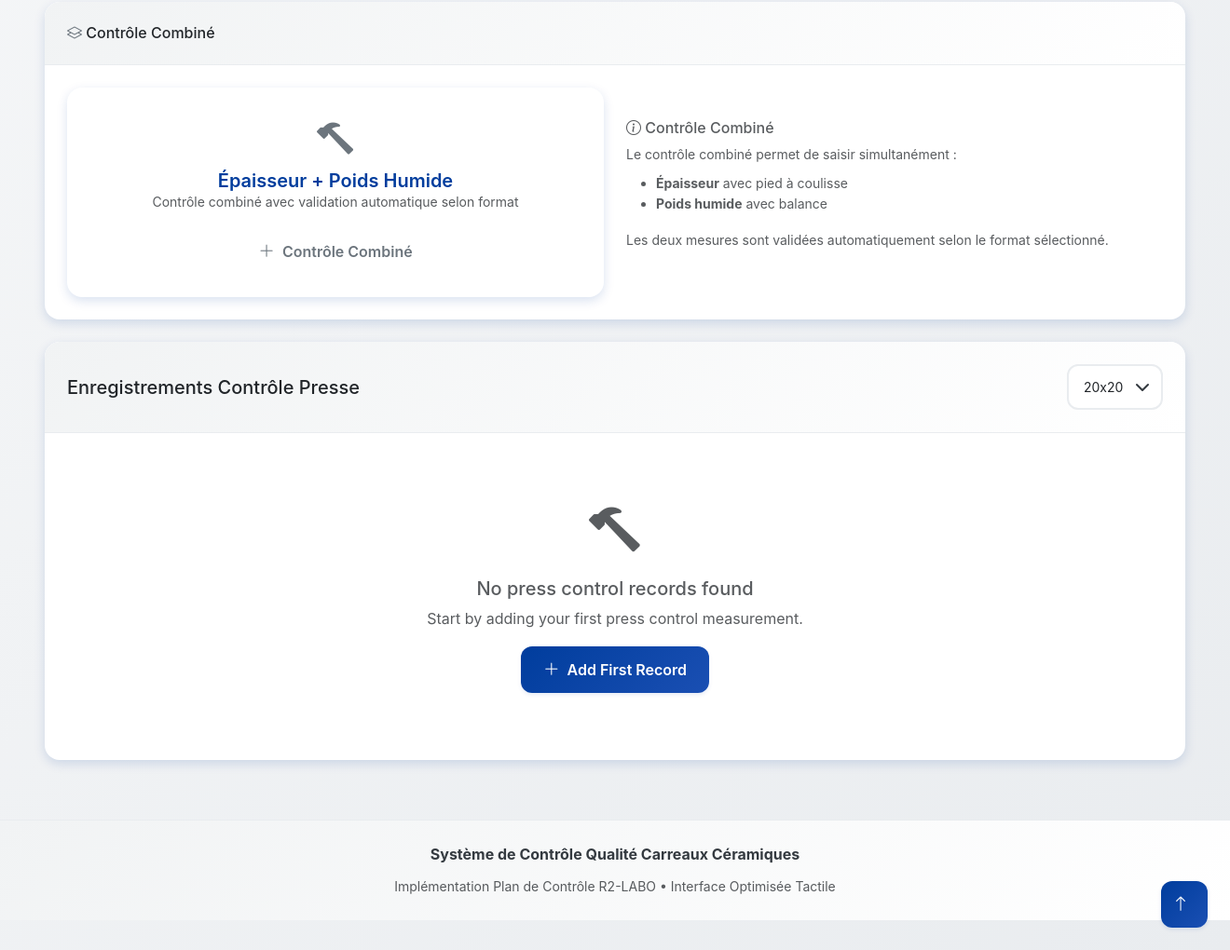
Page /press/ (signed in, lower part) on the earlier database version.
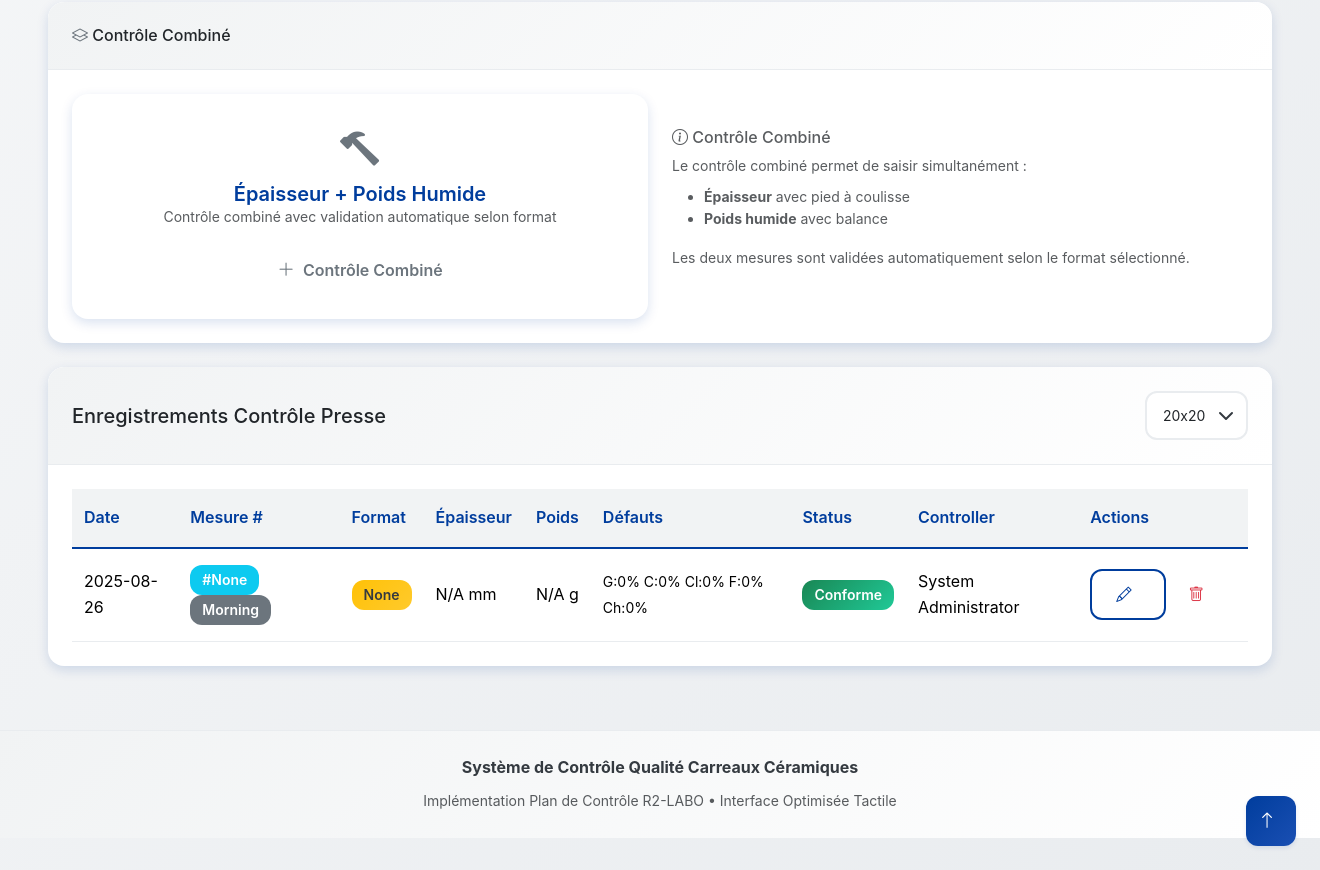
Same page on the later database version.
### models.py (models this page shows)
class PressControl(db.Model):
    id = db.Column(db.Integer, primary_key=True)
    date = db.Column(db.Date, nullable=False, default=date.today)
    shift = db.Column(db.String(20))
    measurement_number = db.Column(db.Integer)  # 1-6 daily measurements
    measurement_time = db.Column(db.Time)  # Time of measurement (from R2-F3 template)
    format_type = db.Column(db.String(10))  # 20x20, 25x40, 25x50
    thickness = db.Column(db.Float)  # mm
    wet_weight = db.Column(db.Float)  # g
    weight_output_1 = db.Column(db.Float)  # g
    weight_output_2 = db.Column(db.Float)  # g
    defect_grains = db.Column(db.Float, default=0)  # ≤15%
    defect_cracks = db.Column(db.Float, default=0)  # ≤1%
    defect_cleaning = db.Column(db.Float, default=0)  # ≤1%
    defect_foliage = db.Column(db.Float, default=0)  # ≤1%
    defect_chipping = db.Column(db.Float, default=0)  # ≤1%
    controller_id = db.Column(db.Integer, db.ForeignKey('user.id'))
    compliance_status = db.Column(db.String(20))
    notes = db.Column(db.Text)
    created_at = db.Column(db.DateTime, default=datetime.utcnow)
    controller = db.relationship('User', backref='press_controls')

class User(UserMixin, db.Model):
    id = db.Column(db.Integer, primary_key=True)
    username = db.Column(db.String(64), unique=True, nullable=False)
    email = db.Column(db.String(120), unique=True, nullable=False)
    password_hash = db.Column(db.String(256))
    role = db.Column(db.String(20), default='controller')  # controller, quality_manager, admin
    full_name = db.Column(db.String(100))
    created_at = db.Column(db.DateTime, default=datetime.utcnow)

### routes/press.py (the view)
@press_bp.route('/')
@login_required
def press_controls():
    page = request.args.get('page', 1, type=int)
    format_filter = request.args.get('format')
    query = PressControl.query
    if format_filter:
        query = query.filter(PressControl.format_type == format_filter)
    controls = query.order_by(PressControl.date.desc()).paginate(
        page=page, per_page=20, error_out=False)
    return render_template('press/press_control.html', controls=controls, format_filter=format_filter)

### app.py (called while the page is built)
@login_manager.user_loader
def load_user(user_id):
    from models import User
    return User.query.get(int(user_id))

### templates/press/press_control.html (shortened to what the changed rows need)
{% extends "base.html" %}
{% block content %}
{% if form %}
<div class="row">
    <div class="col-lg-8">
        <div class="card border-0 shadow-sm">
            <div class="card-header bg-white">
                <h5 class="mb-0">
                    {% if edit %}
                        <i class="bi bi-pencil"></i> Edit Press Control Record
                    {% else %}
                        <i class="bi bi-plus-lg"></i> Add New Press Control Record
                    {% endif %}
                </h5>
            </div>
            <div class="card-body">
                <form method="POST" id="pressControlForm">
                    {{ form.hidden_tag() }}
                    <div class="row">
                        <div class="col-md-4 mb-3">
                            {{ form.date.label(class="form-label") }}
                            {{ form.date(class="form-control") }}
                        </div>
                        <div class="col-md-4 mb-3">
                            {{ form.shift.label(class="form-label") }}
                            {{ form.shift(class="form-control") }}
                        </div>
                        <div class="col-md-4 mb-3">
                            {{ form.measurement_number.label(class="form-label") }}
                            {{ form.measurement_number(class="form-control") }}
                            <small class="text-muted">Daily measurement sequence (1-6)</small>
                        </div>
                    </div>
                    <h6 class="text-muted border-bottom pb-2 mb-3">Format & Dimensions</h6>
                    <div class="row">
                        <div class="col-md-4 mb-3">
                            {{ form.format_type.label(class="form-label") }}
                            {{ form.format_type(class="form-control", id="formatSelect") }}
                        </div>
                        <div class="col-md-4 mb-3">
                            {{ form.thickness.label(class="form-label") }}
                            <div class="input-group">
                                {{ form.thickness(class="form-control", id="thicknessInput") }}
                                <span class="input-group-text">mm</span>
                            </div>
                            <small class="text-muted" id="thicknessSpec">Sélectionner format pour voir spécification</small>
                            <div class="invalid-feedback"></div>
                        </div>
                        <div class="col-md-4 mb-3">
                            {{ form.wet_weight.label(class="form-label") }}
                            <div class="input-group">
                                {{ form.wet_weight(class="form-control", id="weightInput") }}
                                <span class="input-group-text">g</span>
                            </div>
                            <small class="text-muted" id="weightSpec">Sélectionner format pour voir spécification</small>
                            <div class="invalid-feedback"></div>
                        </div>
                    </div>
                    <h6 class="text-muted border-bottom pb-2 mb-3">Défauts Surface (%)</h6>
                    <div class="row">
                        <div class="col-md-6 mb-3">
                            {{ form.defect_grains.label(class="form-label") }}
                            <div class="input-group">
                                {{ form.defect_grains(class="form-control", **{"data-max": "15"}) }}
                                <span class="input-group-text">%</span>
                            </div>
                            <small class="text-muted">Limite: ≤ 15%</small>
                            <div class="invalid-feedback"></div>
                        </div>
                        <div class="col-md-6 mb-3">
                            {{ form.defect_cracks.label(class="form-label") }}
                            <div class="input-group">
                                {{ form.defect_cracks(class="form-control", **{"data-max": "1"}) }}
                                <span class="input-group-text">%</span>
                            </div>
                            <small class="text-muted">Limite: ≤ 1%</small>
                            <div class="invalid-feedback"></div>
                        </div>
                        <div class="col-md-6 mb-3">
                            {{ form.defect_cleaning.label(class="form-label") }}
                            <div class="input-group">
                                {{ form.defect_cleaning(class="form-control", **{"data-max": "1"}) }}
                                <span class="input-group-text">%</span>
                            </div>
                            <small class="text-muted">Limite: ≤ 1%</small>
                            <div class="invalid-feedback"></div>
                        </div>
                        <div class="col-md-6 mb-3">
                            {{ form.defect_foliage.label(class="form-label") }}
                            <div class="input-group">
                                {{ form.defect_foliage(class="form-control", **{"data-max": "1"}) }}
                                <span class="input-group-text">%</span>
                            </div>
                            <small class="text-muted">Limite: ≤ 1%</small>
                            <div class="invalid-feedback"></div>
                        </div>
                        <div class="col-md-6 mb-3">
                            {{ form.defect_chipping.label(class="form-label") }}
                            <div class="input-group">
                                {{ form.defect_chipping(class="form-control", **{"data-max": "1"}) }}
                                <span class="input-group-text">%</span>
                            </div>
                            <small class="text-muted">Limite: ≤ 1%</small>
                            <div class="invalid-feedback"></div>
                        </div>
                    </div>
                    <div class="mb-3">
                        {{ form.notes.label(class="form-label") }}
                        {{ form.notes(class="form-control", rows="3") }}
                    </div>
                    <div class="d-flex gap-2">
                        <button type="submit" class="btn btn-primary">
                            <i class="bi bi-check-lg"></i> {% if edit %}Modifier{% else %}Enregistrer{% endif %} Contrôle
                        </button>
                        <a href="{{ url_for('press.press_controls') }}" class="btn btn-outline-secondary">
                            <i class="bi bi-arrow-left"></i> Retour à la Liste
                        </a>
                    </div>
                </form>
            </div>
        </div>
    </div>
    <div class="col-lg-4">
        <div class="card border-0 shadow-sm">
            <div class="card-header bg-light">
                <h6 class="mb-0"><i class="bi bi-lightbulb text-warning"></i> Directives Presse</h6>
            </div>
            <div class="card-body">
                <h6>Fréquence de Mesure:</h6>
                <ul class="list-unstyled">
                    <li><i class="bi bi-clock text-info"></i> 6 mesures par jour</li>
                    <li><i class="bi bi-rulers text-info"></i> Épaisseur et poids pour chaque</li>
                    <li><i class="bi bi-eye text-info"></i> Inspection visuelle défauts</li>
                </ul>
                <div class="alert alert-warning mt-3">
                    <i class="bi bi-exclamation-triangle"></i>
                    <strong>Important:</strong> Les défauts de surface doivent être mesurés en pourcentage de la zone inspectée.
                </div>
                <div class="alert alert-info">
                    <i class="bi bi-info-circle"></i>
                    Les spécifications se valideront automatiquement selon le format sélectionné.
                </div>
            </div>
        </div>
    </div>
</div>
{% else %}
<div class="row">
    <div class="col-12">
        <div class="card border-0 shadow-sm">
            <div class="card-body">
                {% if controls.items %}
                <div class="table-responsive">
                    <table class="table table-hover">
                        <thead>
                            <tr>
                                <th>Date</th>
                                <th>Mesure #</th>
                                <th>Format</th>
                                <th>Épaisseur</th>
                                <th>Poids</th>
                                <th>Défauts</th>
                                <th>Status</th>
                                <th>Controller</th>
                                <th>Actions</th>
                            </tr>
                        </thead>
                        <tbody>
                            {% for control in controls.items %}
                            <tr>
                                <td>{{ control.date.strftime('%Y-%m-%d') }}</td>
                                <td>
                                    <span class="badge bg-info">#{{ control.measurement_number }}</span>
                                    {% if control.shift %}
                                        <span class="badge bg-secondary">{{ control.shift|title }}</span>
                                    {% endif %}
                                </td>
                                <td>
                                    <span class="badge bg-{{ 'primary' if control.format_type == '20x20' else 'success' if control.format_type == '25x40' else 'warning' }}">
                                        {{ control.format_type }}
                                    </span>
                                </td>
                                <td>{{ ("%.2f"|format(control.thickness)) if control.thickness is not none else 'N/A' }} mm</td>
                                <td>{{ ("%.1f"|format(control.wet_weight)) if control.wet_weight is not none else 'N/A' }} g</td>
                                <td>
                                    <small>
                                        G:{{ control.defect_grains or 0 }}%
                                        C:{{ control.defect_cracks or 0 }}%
                                        Cl:{{ control.defect_cleaning or 0 }}%
                                        F:{{ control.defect_foliage or 0 }}%
                                        Ch:{{ control.defect_chipping or 0 }}%
                                    </small>
                                </td>
                                <td>
                                    {% if control.compliance_status == 'compliant' %}
                                        <span class="badge bg-success">Conforme</span>
                                    {% elif control.compliance_status == 'non_compliant' %}
                                        <span class="badge bg-danger">Non-Conforme</span>
                                    {% else %}
                                        <span class="badge bg-secondary">Partiel</span>
                                    {% endif %}
                                </td>
                                <td>{{ control.controller.full_name if control.controller else 'Inconnu' }}</td>
                                <td>
                                    <div class="btn-group btn-group-sm">
                                        <a href="{{ url_for('press.edit_press_control', id=control.id) }}"
                                           class="btn btn-outline-primary">
                                            <i class="bi bi-pencil"></i>
                                        </a>
                                        {% if current_user.role in ['admin', 'quality_manager'] %}
                                        <button type="button" class="btn btn-outline-danger"
                                                onclick="confirmDelete({{ control.id }});">
                                            <i class="bi bi-trash"></i>
                                        </button>
                                        {% endif %}
                                    </div>
                                </td>
                            </tr>
                            {% endfor %}
                        </tbody>
                    </table>
                </div>
                {% else %}
                <div class="text-center py-5">
                    <i class="bi bi-hammer text-muted display-4"></i>
                    <h5 class="text-muted mt-3">No press control records found</h5>
                    <p class="text-muted">Start by adding your first press control measurement.</p>
                    <a href="{{ url_for('press.add_press_control') }}" class="btn btn-primary">
                        <i class="bi bi-plus-lg"></i> Add First Record
                    </a>
                </div>
                {% endif %}
            </div>
        </div>
    </div>
</div>
{% endif %}
{% endblock %}

Differences in the rows shown:
added PressControl: date "2025-08-26", measurement_number "None", shift "Morning", format_type "None", thickness "N/A", wet_weight "N/A", defect_grains "0", defect_cracks "0", defect_cleaning "0", defect_foliage "0", defect_chipping "0", compliance_status "Conforme", controller "System Administrator"
Other differences:
text no longer shown: "No press control records found Start by adding your first press control measurement. Add First Record"
text now shown: "Date Mesure # Format Épaisseur Poids Défauts Status Controller Actions"
